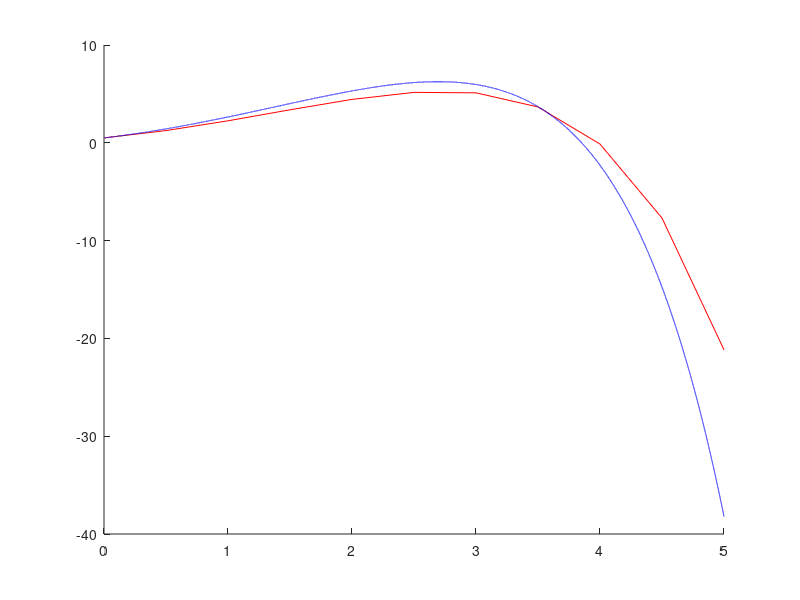

MATLAB code for this plot:
%% Ejemplo del M«±todo de Euler
clc; clear; close all
a=0; b=5;
num_pt=11;
f=@(x,y) y-x.^2+1;
h=(b-a)/(num_pt-1);
xv=a:h:b;
yv=[0.5];
for n=1:num_pt-1  
  yv(n+1)=yv(n)+h*f(xv(n),yv(n));
end


%Gr«¡fica de la aproximaci«Ñn
hold on
plot(xv,yv,'r')

%Soluci«Ñn anal«¿tica
y_s=@(x) (x+1).^2-0.5*exp(x);
%Graficar la solucion
x_g=a:0.0001:b;
y_g=y_s(x_g);
plot(x_g,y_g,'b')